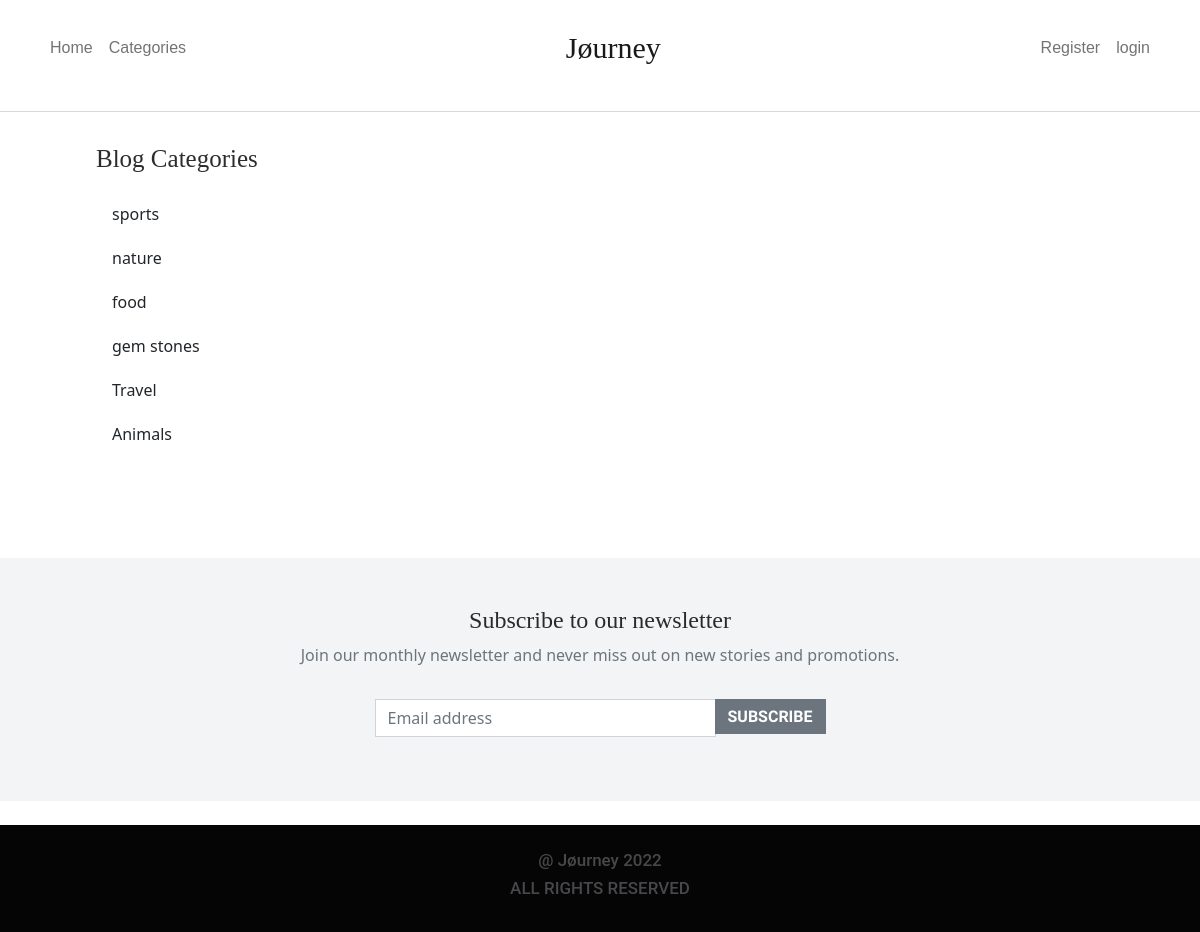
The page /category-list/ on the database its author committed.
### blog_app/models.py (models this page shows, shortened)
class Category(models.Model):
    name=models.CharField(max_length=255)
    def __str__(self):
        return self.name

### blog_app/views.py (the view)
# urls.py: path('category-list/',CategoryListView,name='category-list'),
def CategoryListView(request):
    catg_menu_list=Category.objects.all()
    return render(request,'category_list.html', {'catg_menu_list':catg_menu_list})

### blog_app/templates/category_list.html (shortened to what this page needs)
{% extends 'base.html' %}
{% block content %}
<h1 class="mb-4">Blog Categories</h1>
{% for item in catg_menu_list %}
<li style="list-style: none; margin-bottom: 12px;"><a class="dropdown-item" href="{% url 'category' item|slugify  %}">{{item}}</a></li>
{% endfor %}
{% endblock%}

### static/blog_app/css/style.css (style rules this page uses)
h1,.card-title { font-family: 'PT Serif', serif; text-decoration: none; color: rgba(0, 0, 0, 0.829); font-weight: 300; font-size: 25px; }

### rows shown on the page
Category: name "sports"
Category: name "nature"
Category: name "food"
Category: name "gem stones"
Category: name "Travel"
Category: name "Animals"
